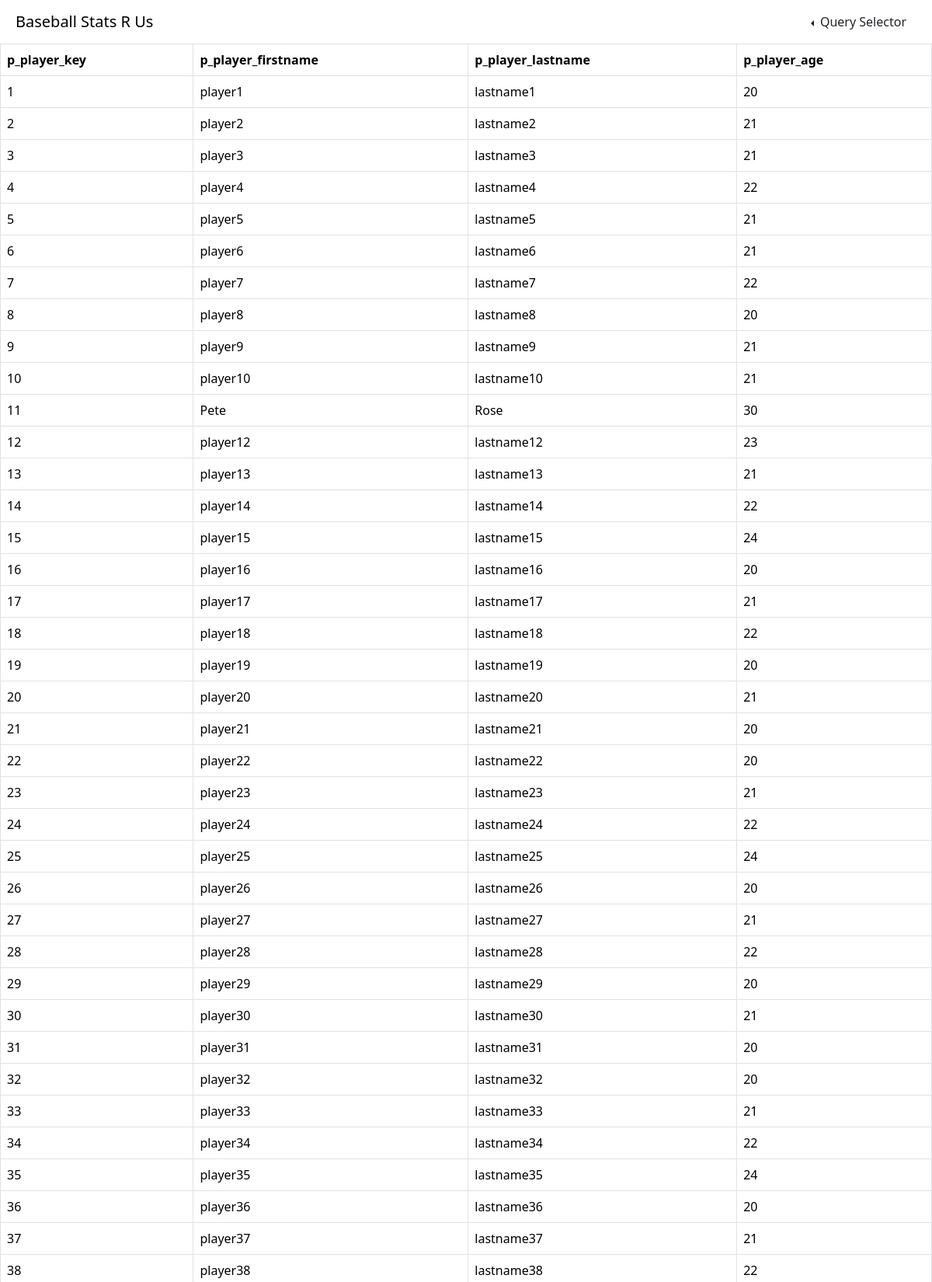
The page / (upper part) on the database its author committed.
### tables this page shows
CREATE TABLE players (
    p_player_key decimal(3,0) not null,
    p_player_firstname varchar(25) not null,
    p_player_lastname varchar(25) not null,
    p_player_age decimal(3,0) not null
);

### flask_app.py (the view)
@app.route("/")
def index():
    conn = get_conn(db)
    cursor = conn.cursor()
    cursor.execute('SELECT * FROM players')
    players = cursor.fetchall()
    cursor.execute('SELECT * FROM teams')
    teams = cursor.fetchall()
    cursor.execute('SELECT * FROM coaches')
    coaches = cursor.fetchall()
    close_conn(conn)
    return render_template("index.html",players=players,teams=teams,coaches=coaches)

### flask_app.py (called while the page is built)
def get_conn(_db):
    conn = None
    try:
        conn = sqlite3.connect(_db)
    except Error as e:
        print(e)
    return conn

def close_conn(_conn):
    try:
        _conn.close()
    except Error as e:
        print(e)
    return

### templates/index.html (shortened to what this page needs)
<!DOCTYPE html>
<html>
    <head>
        <link href="https://cdn.jsdelivr.net/npm/bootstrap@5.3.2/dist/css/bootstrap.min.css" rel="stylesheet">
        <link href="{{url_for('static', filename='assets/css/custom.css')}}" rel="stylesheet">
    </head>
    <body>
    <header>
        <nav class="navbar">
            <div class="container-fluid">
                <span class="navbar-brand ms-2">Baseball Stats R Us</span>
                <ul class="navbar-nav me-2">
                    <li class="nav-item dropstart">
                        <button class="btn dropdown-toggle" data-bs-toggle="dropdown">
                            Query Selector
                        </button>
                    </li>
                </ul>
            </div>
        </nav>
    </header>
    <div class="table-responsive" id="player">
        <table class="table table-bordered">
            <tr>
                <th>p_player_key</th>
                <th>p_player_firstname</th>
                <th>p_player_lastname</th>
                <th>p_player_age</th>
            </tr>
            {%for column in players%}
                <tr>
                    <td>{{column[0]}}</td>
                    <td>{{column[1]}}</td>
                    <td>{{column[2]}}</td>
                    <td>{{column[3]}}</td>
                </tr>
            {%endfor%}
        </table>
    </div>
    </body>
</html>

### rows shown on the page
players: p_player_key "1", p_player_firstname "player1", p_player_lastname "lastname1", p_player_age "20"
players: p_player_key "2", p_player_firstname "player2", p_player_lastname "lastname2", p_player_age "21"
players: p_player_key "3", p_player_firstname "player3", p_player_lastname "lastname3", p_player_age "21"
players: p_player_key "4", p_player_firstname "player4", p_player_lastname "lastname4", p_player_age "22"
players: p_player_key "5", p_player_firstname "player5", p_player_lastname "lastname5", p_player_age "21"
players: p_player_key "6", p_player_firstname "player6", p_player_lastname "lastname6", p_player_age "21"
players: p_player_key "7", p_player_firstname "player7", p_player_lastname "lastname7", p_player_age "22"
players: p_player_key "8", p_player_firstname "player8", p_player_lastname "lastname8", p_player_age "20"
players: p_player_key "9", p_player_firstname "player9", p_player_lastname "lastname9", p_player_age "21"
players: p_player_key "10", p_player_firstname "player10", p_player_lastname "lastname10", p_player_age "21"
players: p_player_key "11", p_player_firstname "Pete", p_player_lastname "Rose", p_player_age "30"
players: p_player_key "12", p_player_firstname "player12", p_player_lastname "lastname12", p_player_age "23"
players: p_player_key "13", p_player_firstname "player13", p_player_lastname "lastname13", p_player_age "21"
players: p_player_key "14", p_player_firstname "player14", p_player_lastname "lastname14", p_player_age "22"
players: p_player_key "15", p_player_firstname "player15", p_player_lastname "lastname15", p_player_age "24"
players: p_player_key "16", p_player_firstname "player16", p_player_lastname "lastname16", p_player_age "20"
players: p_player_key "17", p_player_firstname "player17", p_player_lastname "lastname17", p_player_age "21"
players: p_player_key "18", p_player_firstname "player18", p_player_lastname "lastname18", p_player_age "22"
players: p_player_key "19", p_player_firstname "player19", p_player_lastname "lastname19", p_player_age "20"
players: p_player_key "20", p_player_firstname "player20", p_player_lastname "lastname20", p_player_age "21"
players: p_player_key "21", p_player_firstname "player21", p_player_lastname "lastname21", p_player_age "20"
players: p_player_key "22", p_player_firstname "player22", p_player_lastname "lastname22", p_player_age "20"
players: p_player_key "23", p_player_firstname "player23", p_player_lastname "lastname23", p_player_age "21"
players: p_player_key "24", p_player_firstname "player24", p_player_lastname "lastname24", p_player_age "22"
players: p_player_key "25", p_player_firstname "player25", p_player_lastname "lastname25", p_player_age "24"
players: p_player_key "26", p_player_firstname "player26", p_player_lastname "lastname26", p_player_age "20"
players: p_player_key "27", p_player_firstname "player27", p_player_lastname "lastname27", p_player_age "21"
players: p_player_key "28", p_player_firstname "player28", p_player_lastname "lastname28", p_player_age "22"
players: p_player_key "29", p_player_firstname "player29", p_player_lastname "lastname29", p_player_age "20"
players: p_player_key "30", p_player_firstname "player30", p_player_lastname "lastname30", p_player_age "21"
players: p_player_key "31", p_player_firstname "player31", p_player_lastname "lastname31", p_player_age "20"
players: p_player_key "32", p_player_firstname "player32", p_player_lastname "lastname32", p_player_age "20"
players: p_player_key "33", p_player_firstname "player33", p_player_lastname "lastname33", p_player_age "21"
players: p_player_key "34", p_player_firstname "player34", p_player_lastname "lastname34", p_player_age "22"
players: p_player_key "35", p_player_firstname "player35", p_player_lastname "lastname35", p_player_age "24"
players: p_player_key "36", p_player_firstname "player36", p_player_lastname "lastname36", p_player_age "20"
players: p_player_key "37", p_player_firstname "player37", p_player_lastname "lastname37", p_player_age "21"
players: p_player_key "38", p_player_firstname "player38", p_player_lastname "lastname38", p_player_age "22"
